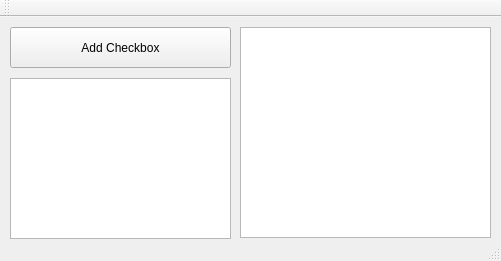
<?xml version="1.0" encoding="UTF-8"?>
<ui version="4.0">
 <class>MainWindow</class>
 <widget class="QMainWindow" name="MainWindow">
  <property name="geometry">
   <rect>
    <x>0</x>
    <y>0</y>
    <width>501</width>
    <height>261</height>
   </rect>
  </property>
  <property name="windowTitle">
   <string>MainWindow</string>
  </property>
  <widget class="QWidget" name="centralWidget">
   <widget class="QTextBrowser" name="textBrowser">
    <property name="geometry">
     <rect>
      <x>240</x>
      <y>10</y>
      <width>251</width>
      <height>211</height>
     </rect>
    </property>
   </widget>
   <widget class="QPushButton" name="pushButton_addCheckbox">
    <property name="geometry">
     <rect>
      <x>10</x>
      <y>10</y>
      <width>221</width>
      <height>41</height>
     </rect>
    </property>
    <property name="text">
     <string>Add Checkbox</string>
    </property>
   </widget>
   <widget class="QListView" name="listView">
    <property name="geometry">
     <rect>
      <x>10</x>
      <y>61</y>
      <width>221</width>
      <height>161</height>
     </rect>
    </property>
   </widget>
  </widget>
  <widget class="QToolBar" name="mainToolBar">
   <attribute name="toolBarArea">
    <enum>TopToolBarArea</enum>
   </attribute>
   <attribute name="toolBarBreak">
    <bool>false</bool>
   </attribute>
  </widget>
  <widget class="QStatusBar" name="statusBar"/>
 </widget>
 <layoutdefault spacing="6" margin="11"/>
 <resources/>
 <connections/>
</ui>
